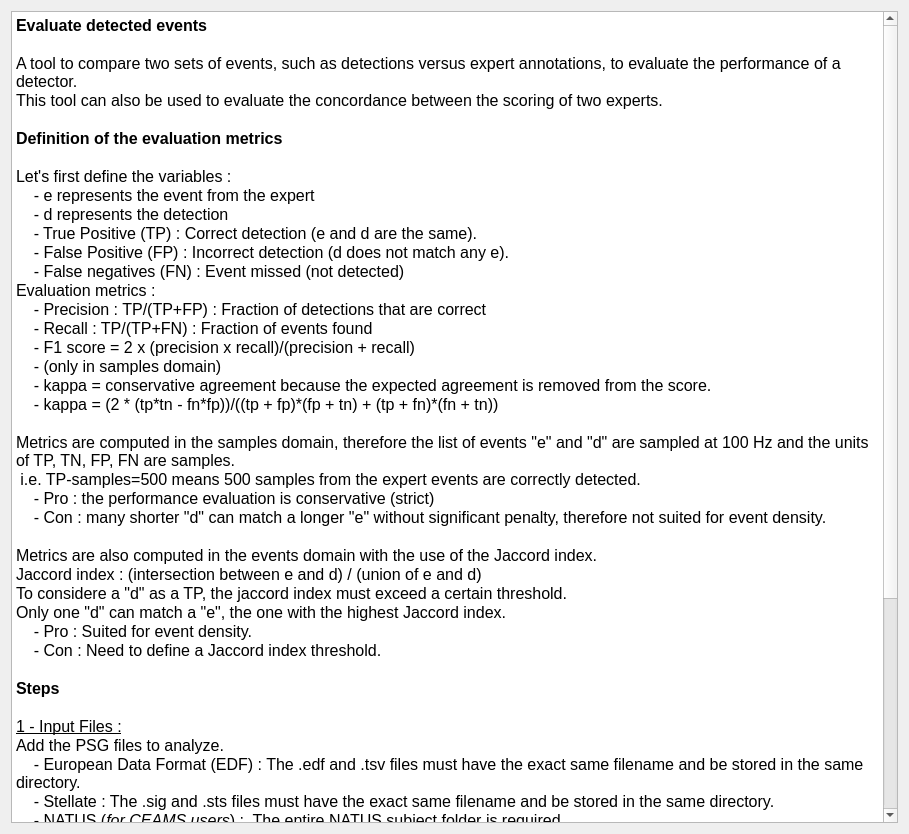
<?xml version="1.0" encoding="UTF-8"?>
<ui version="4.0">
 <class>IntroStep</class>
 <widget class="QWidget" name="IntroStep">
  <property name="geometry">
   <rect>
    <x>0</x>
    <y>0</y>
    <width>909</width>
    <height>834</height>
   </rect>
  </property>
  <property name="windowTitle">
   <string/>
  </property>
  <property name="styleSheet">
   <string>font: 12pt &quot;Roboto&quot;;</string>
  </property>
  <layout class="QVBoxLayout" name="verticalLayout">
   <property name="spacing">
    <number>25</number>
   </property>
   <item>
    <widget class="QTextEdit" name="textEdit">
     <property name="readOnly">
      <bool>true</bool>
     </property>
     <property name="html">
      <string>&lt;!DOCTYPE HTML PUBLIC &quot;-//W3C//DTD HTML 4.0//EN&quot; &quot;http://www.w3.org/TR/REC-html40/strict.dtd&quot;&gt;
&lt;html&gt;&lt;head&gt;&lt;meta name=&quot;qrichtext&quot; content=&quot;1&quot; /&gt;&lt;meta charset=&quot;utf-8&quot; /&gt;&lt;style type=&quot;text/css&quot;&gt;
p, li { white-space: pre-wrap; }
hr { height: 1px; border-width: 0; }
li.unchecked::marker { content: &quot;\2610&quot;; }
li.checked::marker { content: &quot;\2612&quot;; }
&lt;/style&gt;&lt;/head&gt;&lt;body style=&quot; font-family:'Roboto'; font-size:12pt; font-weight:400; font-style:normal;&quot;&gt;
&lt;p style=&quot; margin-top:0px; margin-bottom:0px; margin-left:0px; margin-right:0px; -qt-block-indent:0; text-indent:0px;&quot;&gt;&lt;span style=&quot; font-weight:600;&quot;&gt;Evaluate detected events&lt;/span&gt;&lt;/p&gt;
&lt;p style=&quot;-qt-paragraph-type:empty; margin-top:0px; margin-bottom:0px; margin-left:0px; margin-right:0px; -qt-block-indent:0; text-indent:0px;&quot;&gt;&lt;br /&gt;&lt;/p&gt;
&lt;p style=&quot; margin-top:0px; margin-bottom:0px; margin-left:0px; margin-right:0px; -qt-block-indent:0; text-indent:0px;&quot;&gt;A tool to compare two sets of events, such as detections versus expert annotations, to evaluate the performance of a detector. &lt;/p&gt;
&lt;p style=&quot; margin-top:0px; margin-bottom:0px; margin-left:0px; margin-right:0px; -qt-block-indent:0; text-indent:0px;&quot;&gt;This tool can also be used to evaluate the concordance between the scoring of two experts.&lt;/p&gt;
&lt;p style=&quot;-qt-paragraph-type:empty; margin-top:0px; margin-bottom:0px; margin-left:0px; margin-right:0px; -qt-block-indent:0; text-indent:0px;&quot;&gt;&lt;br /&gt;&lt;/p&gt;
&lt;p style=&quot; margin-top:0px; margin-bottom:0px; margin-left:0px; margin-right:0px; -qt-block-indent:0; text-indent:0px;&quot;&gt;&lt;span style=&quot; font-weight:600;&quot;&gt;Definition of the evaluation metrics&lt;/span&gt;&lt;/p&gt;
&lt;p style=&quot;-qt-paragraph-type:empty; margin-top:0px; margin-bottom:0px; margin-left:0px; margin-right:0px; -qt-block-indent:0; text-indent:0px; font-weight:600;&quot;&gt;&lt;br /&gt;&lt;/p&gt;
&lt;p style=&quot; margin-top:0px; margin-bottom:0px; margin-left:0px; margin-right:0px; -qt-block-indent:0; text-indent:0px;&quot;&gt;Let's first define the variables :&lt;/p&gt;
&lt;p style=&quot; margin-top:0px; margin-bottom:0px; margin-left:0px; margin-right:0px; -qt-block-indent:0; text-indent:0px;&quot;&gt;    - e represents the event from the expert&lt;/p&gt;
&lt;p style=&quot; margin-top:0px; margin-bottom:0px; margin-left:0px; margin-right:0px; -qt-block-indent:0; text-indent:0px;&quot;&gt;    - d represents the detection&lt;/p&gt;
&lt;p style=&quot; margin-top:0px; margin-bottom:0px; margin-left:0px; margin-right:0px; -qt-block-indent:0; text-indent:0px;&quot;&gt;    - True Positive (TP) : Correct detection (e and d are the same).&lt;/p&gt;
&lt;p style=&quot; margin-top:0px; margin-bottom:0px; margin-left:0px; margin-right:0px; -qt-block-indent:0; text-indent:0px;&quot;&gt;    - False Positive (FP) : Incorrect detection (d does not match any e).&lt;/p&gt;
&lt;p style=&quot; margin-top:0px; margin-bottom:0px; margin-left:0px; margin-right:0px; -qt-block-indent:0; text-indent:0px;&quot;&gt;    - False negatives (FN) : Event missed (not detected)&lt;/p&gt;
&lt;p style=&quot; margin-top:0px; margin-bottom:0px; margin-left:0px; margin-right:0px; -qt-block-indent:0; text-indent:0px;&quot;&gt;Evaluation metrics : &lt;/p&gt;
&lt;p style=&quot; margin-top:0px; margin-bottom:0px; margin-left:0px; margin-right:0px; -qt-block-indent:0; text-indent:0px;&quot;&gt;    - Precision : TP/(TP+FP) : Fraction of detections that are correct&lt;/p&gt;
&lt;p style=&quot; margin-top:0px; margin-bottom:0px; margin-left:0px; margin-right:0px; -qt-block-indent:0; text-indent:0px;&quot;&gt;    - Recall : TP/(TP+FN) : Fraction of events found&lt;/p&gt;
&lt;p style=&quot; margin-top:0px; margin-bottom:0px; margin-left:0px; margin-right:0px; -qt-block-indent:0; text-indent:0px;&quot;&gt;    - F1 score = 2 x (precision x recall)/(precision + recall)&lt;/p&gt;
&lt;p style=&quot; margin-top:0px; margin-bottom:0px; margin-left:0px; margin-right:0px; -qt-block-indent:0; text-indent:0px;&quot;&gt;    - (only in samples domain) &lt;/p&gt;
&lt;p style=&quot; margin-top:0px; margin-bottom:0px; margin-left:0px; margin-right:0px; -qt-block-indent:0; text-indent:0px;&quot;&gt;    - kappa = conservative agreement because the expected agreement is removed from the score.&lt;/p&gt;
&lt;p style=&quot; margin-top:0px; margin-bottom:0px; margin-left:0px; margin-right:0px; -qt-block-indent:0; text-indent:0px;&quot;&gt;    - kappa = (2 * (tp*tn - fn*fp))/((tp + fp)*(fp + tn) + (tp + fn)*(fn + tn))&lt;/p&gt;
&lt;p style=&quot;-qt-paragraph-type:empty; margin-top:0px; margin-bottom:0px; margin-left:0px; margin-right:0px; -qt-block-indent:0; text-indent:0px;&quot;&gt;&lt;br /&gt;&lt;/p&gt;
&lt;p style=&quot; margin-top:0px; margin-bottom:0px; margin-left:0px; margin-right:0px; -qt-block-indent:0; text-indent:0px;&quot;&gt;Metrics are computed in the samples domain, therefore the list of events &amp;quot;e&amp;quot; and &amp;quot;d&amp;quot; are sampled at 100 Hz and the units of TP, TN, FP, FN are samples. &lt;/p&gt;
&lt;p style=&quot; margin-top:0px; margin-bottom:0px; margin-left:0px; margin-right:0px; -qt-block-indent:0; text-indent:0px;&quot;&gt; i.e. TP-samples=500 means 500 samples from the expert events are correctly detected. &lt;/p&gt;
&lt;p style=&quot; margin-top:0px; margin-bottom:0px; margin-left:0px; margin-right:0px; -qt-block-indent:0; text-indent:0px;&quot;&gt;    - Pro : the performance evaluation is conservative (strict)&lt;/p&gt;
&lt;p style=&quot; margin-top:0px; margin-bottom:0px; margin-left:0px; margin-right:0px; -qt-block-indent:0; text-indent:0px;&quot;&gt;    - Con : many shorter &amp;quot;d&amp;quot; can match a longer &amp;quot;e&amp;quot; without significant penalty, therefore not suited for event density.&lt;/p&gt;
&lt;p style=&quot;-qt-paragraph-type:empty; margin-top:0px; margin-bottom:0px; margin-left:0px; margin-right:0px; -qt-block-indent:0; text-indent:0px;&quot;&gt;&lt;br /&gt;&lt;/p&gt;
&lt;p style=&quot; margin-top:0px; margin-bottom:0px; margin-left:0px; margin-right:0px; -qt-block-indent:0; text-indent:0px;&quot;&gt;Metrics are also computed in the events domain with the use of the Jaccord index. &lt;/p&gt;
&lt;p style=&quot; margin-top:0px; margin-bottom:0px; margin-left:0px; margin-right:0px; -qt-block-indent:0; text-indent:0px;&quot;&gt;Jaccord index : (intersection between e and d) / (union of e and d)&lt;/p&gt;
&lt;p style=&quot; margin-top:0px; margin-bottom:0px; margin-left:0px; margin-right:0px; -qt-block-indent:0; text-indent:0px;&quot;&gt;To considere a &amp;quot;d&amp;quot; as a TP, the jaccord index must exceed a certain threshold.&lt;/p&gt;
&lt;p style=&quot; margin-top:0px; margin-bottom:0px; margin-left:0px; margin-right:0px; -qt-block-indent:0; text-indent:0px;&quot;&gt;Only one &amp;quot;d&amp;quot; can match a &amp;quot;e&amp;quot;, the one with the highest Jaccord index.&lt;/p&gt;
&lt;p style=&quot; margin-top:0px; margin-bottom:0px; margin-left:0px; margin-right:0px; -qt-block-indent:0; text-indent:0px;&quot;&gt;    - Pro : Suited for event density.&lt;/p&gt;
&lt;p style=&quot; margin-top:0px; margin-bottom:0px; margin-left:0px; margin-right:0px; -qt-block-indent:0; text-indent:0px;&quot;&gt;    - Con : Need to define a Jaccord index threshold.&lt;/p&gt;
&lt;p style=&quot;-qt-paragraph-type:empty; margin-top:0px; margin-bottom:0px; margin-left:0px; margin-right:0px; -qt-block-indent:0; text-indent:0px;&quot;&gt;&lt;br /&gt;&lt;/p&gt;
&lt;p style=&quot; margin-top:0px; margin-bottom:0px; margin-left:0px; margin-right:0px; -qt-block-indent:0; text-indent:0px;&quot;&gt;&lt;span style=&quot; font-weight:600;&quot;&gt;Steps&lt;/span&gt;&lt;/p&gt;
&lt;p style=&quot;-qt-paragraph-type:empty; margin-top:0px; margin-bottom:0px; margin-left:0px; margin-right:0px; -qt-block-indent:0; text-indent:0px;&quot;&gt;&lt;br /&gt;&lt;/p&gt;
&lt;p style=&quot; margin-top:0px; margin-bottom:0px; margin-left:0px; margin-right:0px; -qt-block-indent:0; text-indent:0px;&quot;&gt;&lt;span style=&quot; text-decoration: underline;&quot;&gt;1 - Input Files :&lt;/span&gt;&lt;/p&gt;
&lt;p style=&quot; margin-top:0px; margin-bottom:0px; margin-left:0px; margin-right:0px; -qt-block-indent:0; text-indent:0px;&quot;&gt;Add the PSG files to analyze.&lt;/p&gt;
&lt;p style=&quot; margin-top:0px; margin-bottom:0px; margin-left:0px; margin-right:0px; -qt-block-indent:0; text-indent:0px;&quot;&gt;&lt;span style=&quot; font-family:'Roboto-Regular';&quot;&gt;    - European Data Format (EDF) : The .edf and .tsv files must have the exact same filename and be stored in the same directory.&lt;/span&gt;&lt;/p&gt;
&lt;p style=&quot; margin-top:0px; margin-bottom:0px; margin-left:0px; margin-right:0px; -qt-block-indent:0; text-indent:0px;&quot;&gt;&lt;span style=&quot; font-family:'Roboto-Regular';&quot;&gt;    - Stellate : The .sig and .sts files must have the exact same filename and be stored in the same directory.&lt;/span&gt;&lt;/p&gt;
&lt;p style=&quot; margin-top:0px; margin-bottom:0px; margin-left:0px; margin-right:0px; -qt-block-indent:0; text-indent:0px;&quot;&gt;&lt;span style=&quot; font-family:'Roboto-Regular';&quot;&gt;    - NATUS (&lt;/span&gt;&lt;span style=&quot; font-family:'Roboto-Regular'; font-style:italic;&quot;&gt;for CEAMS users&lt;/span&gt;&lt;span style=&quot; font-family:'Roboto-Regular';&quot;&gt;) : &lt;/span&gt;&lt;span style=&quot; font-family:'MS Shell Dlg 2';&quot;&gt; The entire NATUS subject folder is required.&lt;/span&gt;&lt;/p&gt;
&lt;p style=&quot;-qt-paragraph-type:empty; margin-top:0px; margin-bottom:0px; margin-left:0px; margin-right:0px; -qt-block-indent:0; text-indent:0px;&quot;&gt;&lt;br /&gt;&lt;/p&gt;
&lt;p style=&quot; margin-top:0px; margin-bottom:0px; margin-left:0px; margin-right:0px; -qt-block-indent:0; text-indent:0px;&quot;&gt;&lt;span style=&quot; text-decoration: underline;&quot;&gt;2 - Expert Annotation :&lt;/span&gt;&lt;/p&gt;
&lt;p style=&quot; margin-top:0px; margin-bottom:0px; margin-left:0px; margin-right:0px; -qt-block-indent:0; text-indent:0px;&quot;&gt;Select for each PSG file the expert events as gold standard.&lt;/p&gt;
&lt;p style=&quot;-qt-paragraph-type:empty; margin-top:0px; margin-bottom:0px; margin-left:0px; margin-right:0px; -qt-block-indent:0; text-indent:0px;&quot;&gt;&lt;br /&gt;&lt;/p&gt;
&lt;p style=&quot; margin-top:0px; margin-bottom:0px; margin-left:0px; margin-right:0px; -qt-block-indent:0; text-indent:0px;&quot;&gt;&lt;span style=&quot; text-decoration: underline;&quot;&gt;3 - Detection Event :&lt;/span&gt;&lt;/p&gt;
&lt;p style=&quot; margin-top:0px; margin-bottom:0px; margin-left:0px; margin-right:0px; -qt-block-indent:0; text-indent:0px;&quot;&gt;Select for each PSG file the detections to be compared against the expert events. &lt;/p&gt;
&lt;p style=&quot;-qt-paragraph-type:empty; margin-top:0px; margin-bottom:0px; margin-left:0px; margin-right:0px; -qt-block-indent:0; text-indent:0px;&quot;&gt;&lt;br /&gt;&lt;/p&gt;
&lt;p style=&quot; margin-top:0px; margin-bottom:0px; margin-left:0px; margin-right:0px; -qt-block-indent:0; text-indent:0px;&quot;&gt;&lt;span style=&quot; text-decoration: underline;&quot;&gt;4 - Output Files : &lt;/span&gt;&lt;/p&gt;
&lt;p style=&quot; margin-top:0px; margin-bottom:0px; margin-left:0px; margin-right:0px; -qt-block-indent:0; text-indent:0px;&quot;&gt;Select the sleep stages to perform the evaluation in. (I.e. N2 for sleep spindles.)&lt;/p&gt;
&lt;p style=&quot; margin-top:0px; margin-bottom:0px; margin-left:0px; margin-right:0px; -qt-block-indent:0; text-indent:0px;&quot;&gt;Define the jaccord index threhold to compute the performance evaluation. &lt;/p&gt;
&lt;p style=&quot; margin-top:0px; margin-bottom:0px; margin-left:0px; margin-right:0px; -qt-block-indent:0; text-indent:0px;&quot;&gt;The output performance file is written in the same directory as the PSG file.&lt;/p&gt;
&lt;p style=&quot; margin-top:0px; margin-bottom:0px; margin-left:0px; margin-right:0px; -qt-block-indent:0; text-indent:0px;&quot;&gt;The output file is named as the PSG file with an additional suffix &amp;quot;_perf&amp;quot; and the extension .tsv.&lt;/p&gt;
&lt;p style=&quot; margin-top:0px; margin-bottom:0px; margin-left:0px; margin-right:0px; -qt-block-indent:0; text-indent:0px;&quot;&gt;One evaluation file per PSG file is generated, one column per channel and one row per metric.&lt;/p&gt;
&lt;p style=&quot;-qt-paragraph-type:empty; margin-top:0px; margin-bottom:0px; margin-left:0px; margin-right:0px; -qt-block-indent:0; text-indent:0px;&quot;&gt;&lt;br /&gt;&lt;/p&gt;
&lt;p style=&quot;-qt-paragraph-type:empty; margin-top:0px; margin-bottom:0px; margin-left:0px; margin-right:0px; -qt-block-indent:0; text-indent:0px;&quot;&gt;&lt;br /&gt;&lt;/p&gt;&lt;/body&gt;&lt;/html&gt;</string>
     </property>
    </widget>
   </item>
  </layout>
 </widget>
 <resources>
  <include location="../../../../../snooz-toolbox/src/main/python/ui/themes/themes.qrc"/>
 </resources>
 <connections/>
</ui>
